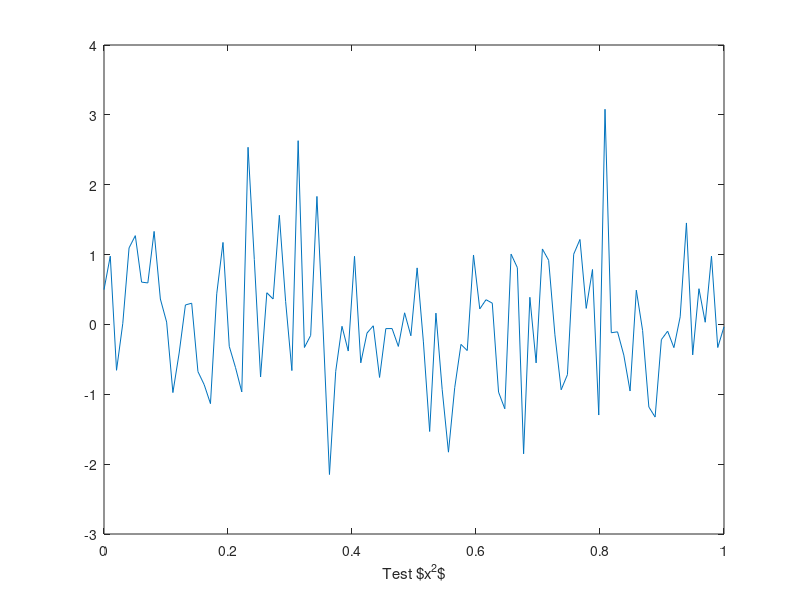

Source code (MATLAB):
function result = test_xlabel_001
result = false;
a = figure;
plot(linspace(0,1),randn(1,100));
xlabel('Test $x^2$');
drawnow;
close(a);
result = true;
